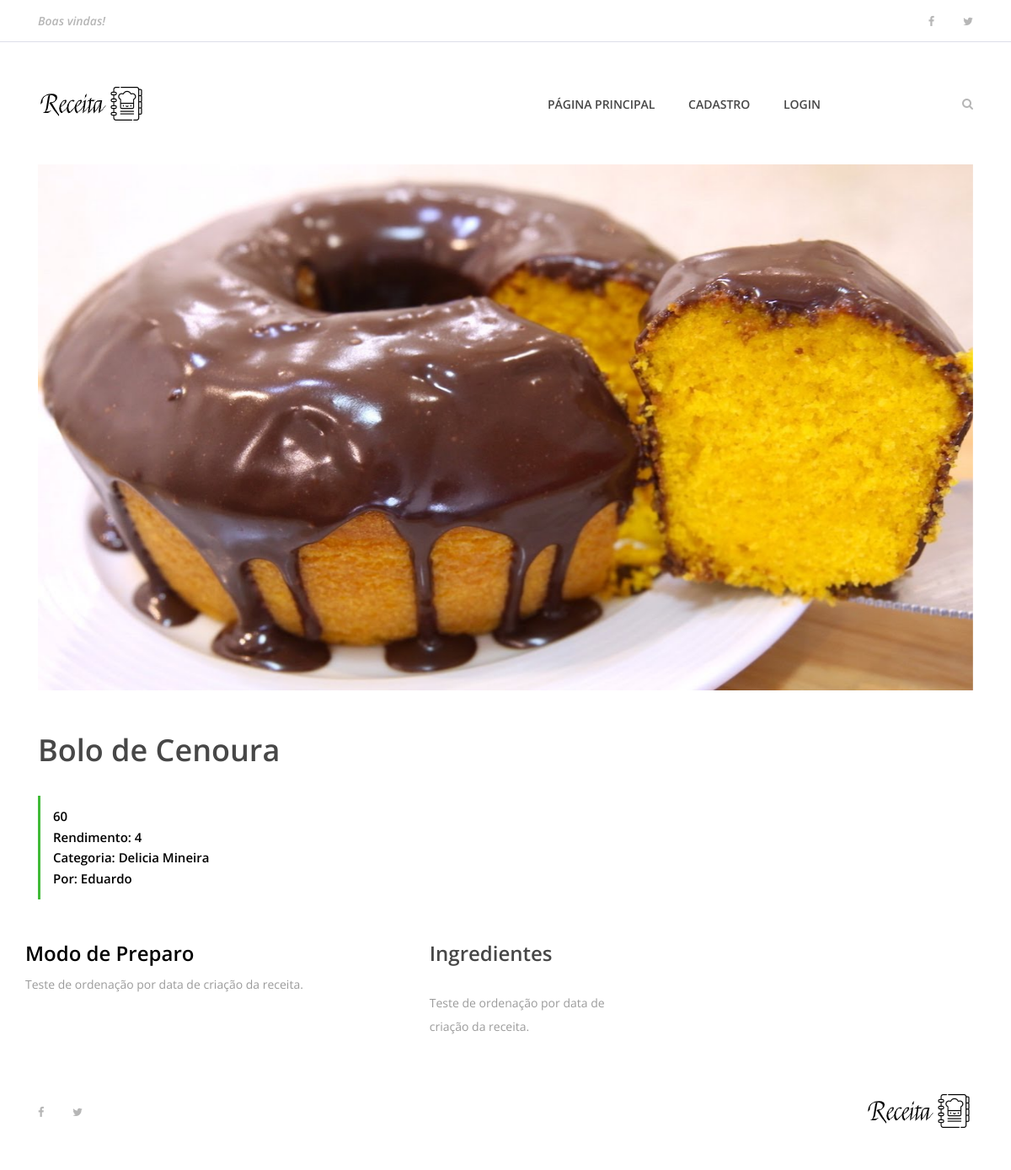
Page /3 on the committed database.
### receita/models.py (models this page shows, shortened)
class Receita(models.Model):
    pessoa = models.ForeignKey(Pessoa, on_delete=models.CASCADE)
    objects = models.Manager
    nome_receita = models.CharField(max_length=200)
    ingredientes = models.TextField()
    modo_preparo = models.TextField()
    tempo_preparo = models.IntegerField()
    rendimento = models.CharField(max_length=100)
    categoria = models.CharField(max_length=100)
    date_receita = models.DateTimeField(default=datetime.now(), blank=True)
    foto_receita = models.ImageField(upload_to='fotos/%d/%m/%Y', blank=True)
    publicada = models.BooleanField(default=False)

### pessoas/models.py (models this page shows)
class Pessoa(models.Model):
    nome = models.CharField(max_length=200)
    email = models.CharField(max_length=200)
    def __str__(self):
        return self.nome

### receita/views.py (the view)
# urls.py: path('<int:receita_id>', views.receita, name='receita'),
def receita(request, receita_id):
    receita_exibir = get_object_or_404(Receita, pk=receita_id)
    receita_mostrar = {
        'receita': receita_exibir
    }
    return render(request, 'receita.html', receita_mostrar)

### templates/receita.html (shortened to what this page needs)
{% extends 'base.html' %}
{% load static %}
{% block content %}
    {% include 'partials/header.html' %}
    <div class="container">
        <div class="row">
            <div class="col-12">
                <div class="receipe-slider owl-carousel">
                    {% if receita.foto_receita == '' %}
                    <img src="{% static 'img/bg-img/tomate_banner.jpg' %}">
                    {% else %}
                    <img src="{{ receita.foto_receita.url }}" alt="">
                    {% endif %}
                </div>
            </div>
        </div>
    </div>
    <div class="receipe-content-area">
        <div class="container">
            <div class="row">
                <div class="col-12 col-md-8">
                    <div class="receipe-headline my-5">
                        <h2>{{ receita.nome_receita }}</h2>
                        <div class="receipe-duration">
                            <h6>{{ receita.tempo_preparo }}</h6>
                            <h6>Rendimento: {{ receita.rendimento }}</h6>
                            <h6>Categoria: {{ receita.categoria }}</h6>
                            <h6>Por: {{ receita.pessoa }}</h6>
                        </div>
                    </div>
                </div>
                <div class="row">
                    <div class="col-12 col-lg-8">
                        <h4>Modo de Preparo</h4>
                        <div class="single-preparation-step d-flex">
                            <p>{{ receita.modo_preparo }}</p>
                        </div>
                    </div>
                    <div class="col-12 col-lg-4">
                        <div class="ingredients">
                            <h4>Ingredientes</h4>
                            <div class="ingredients">
                                <p>{{ receita.ingredientes }}</p>
                            </div>
                        </div>
                    </div>
                 </div>
            </div>
         </div>
    </div>
        {% include 'partials/footer.html' %}
{% endblock %}

### site_receitas/static/site.css (style rules this page uses)
* { margin: 0; padding: 0; }
body { font-family: "Open Sans", sans-serif; font-size: 14px; }
h1, h2, h3, h4, h5, h6 { color: #000000; line-height: 1.3; font-weight: 600; }
p { color: #9b9b9b; font-size: 14px; line-height: 2; font-weight: 400; }
img { height: auto; max-width: 100%; }
.receipe-slider { position: relative; z-index: 1; }
.receipe-headline h2 { font-size: 36px; color: #474747; margin-bottom: 30px; }
.receipe-headline .receipe-duration { border-left: 3px solid #40ba37; padding: 15px; }
.receipe-headline .receipe-duration h6 { font-size: 15px; margin-bottom: 5px; }
.receipe-headline .receipe-duration h6:last-child { margin-bottom: 0; }
.single-preparation-step { position: relative; z-index: 1; margin-bottom: 50px; }
.ingredients h4 { color: #474747; margin-bottom: 30px; }

### rows in the picture
Receita: foto_receita (picture), nome_receita "Bolo de Cenoura", tempo_preparo "60", rendimento "4", categoria "Delicia Mineira", pessoa "Eduardo", modo_preparo "Teste de ordenação por data de criação da receita.", ingredientes "Teste de ordenação por data de criação da receita."
